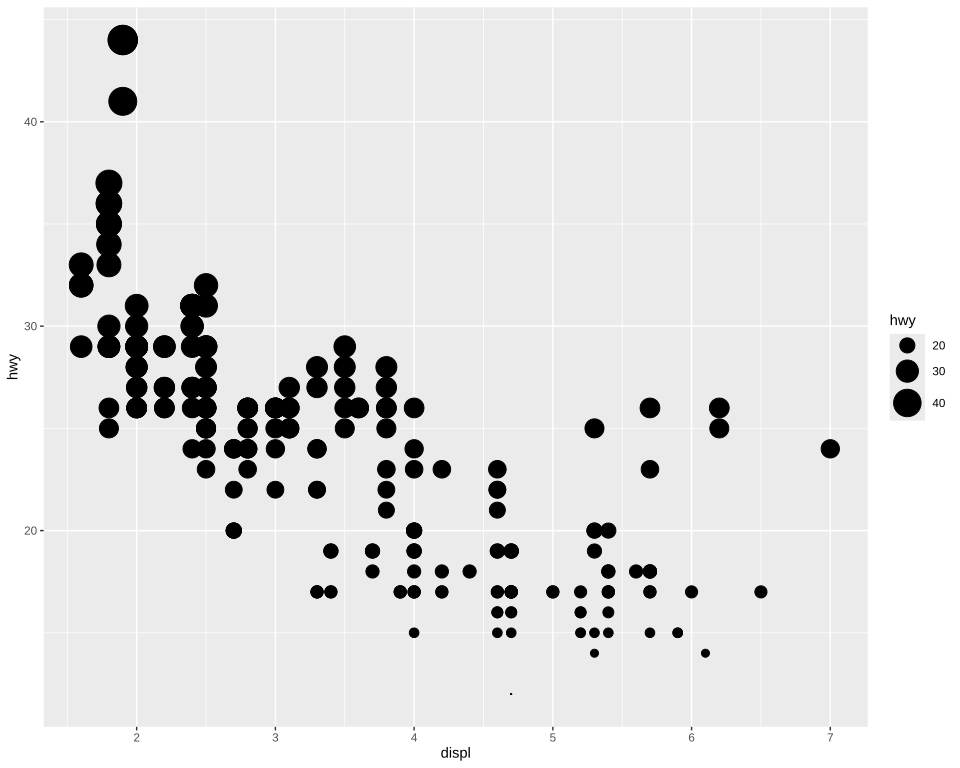

Reproduce this figure in R.
# The plot test/golden/size_range.svg draws, drawn by ggplot2 itself, as ggplot2's own visual
# tests draw their snapshots: the independent check on that golden whenever it changes. The suite
# never runs this; it needs R, ggplot2 and vdiffr, saved as the Docker image giggly-r:ggplot2-4.0.3.
# From the repository's root:
#
#   docker run --rm -v "$PWD/test/golden":/golden:ro giggly-r:ggplot2-4.0.3 \
#     Rscript /golden/size_range.R > size_range.ggplot2.svg
#
# and compare the two drawings element by element, as test/golden/point.R describes.
#
# The same points sized by area from 0 to 10 mm, as the reference page's `scale_size(range = c(0,
# 10))`: the legend's keys size themselves, the column as wide as the largest point, 9.35 mm or
# 26.52 points, and each row as tall as its own point or the theme's 17.28 points.
# First checked with ggplot2 4.0.3 and vdiffr 1.0.9: every element matches, the x axis drawn before
# the y as test/golden/point.R describes, and every clip path.

library(ggplot2)

plot <- ggplot(mpg, aes(displ, hwy, size = hwy)) +
  geom_point() +
  scale_size_continuous(range = c(0, 10)) +
  theme_gray()

file <- tempfile(fileext = ".svg")
suppressWarnings(vdiffr::write_svg(plot, file))
cat(readLines(file), sep = "\n")
